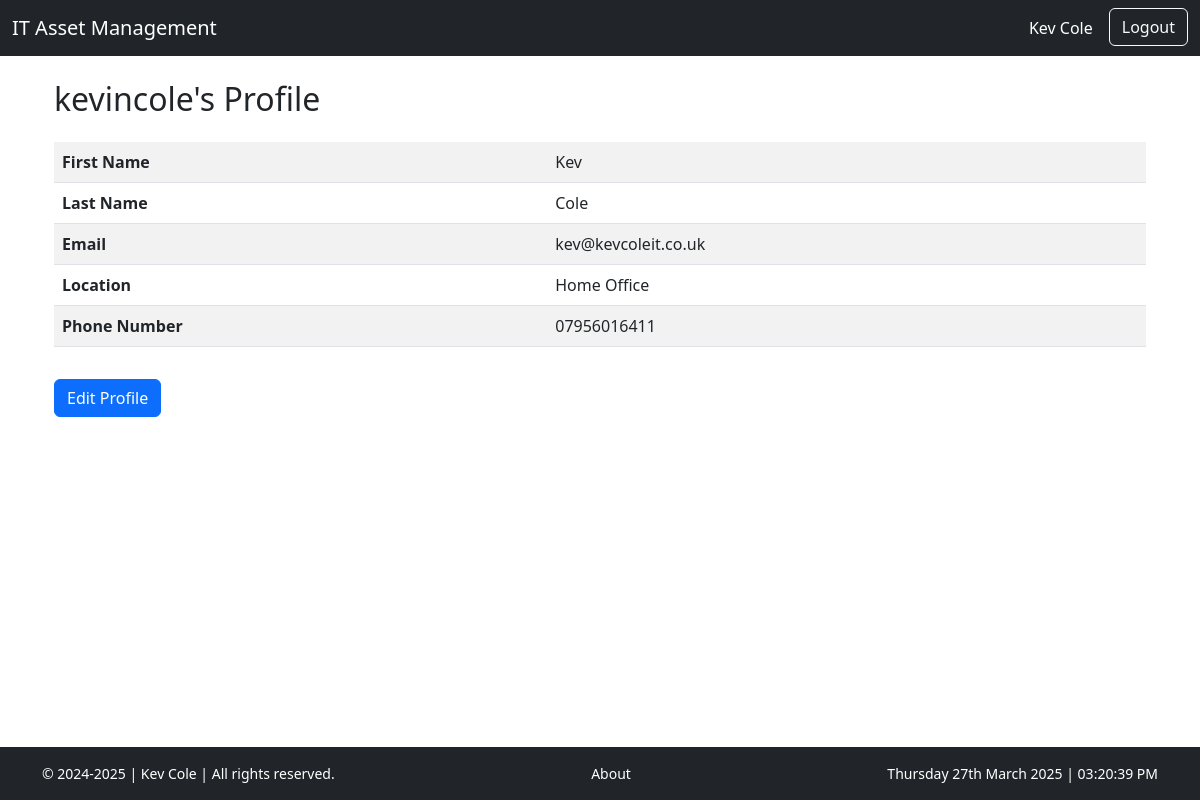
Before: /accounts/profile/ (signed in) with the older database file.
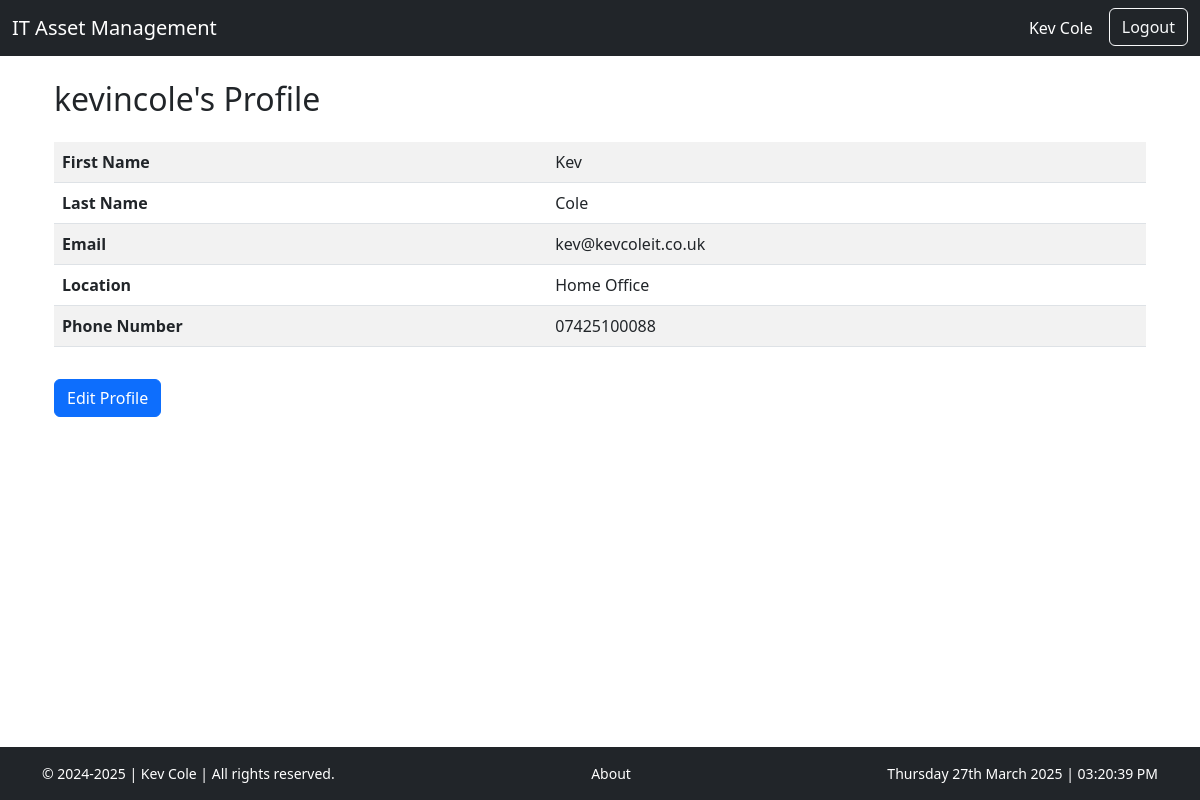
After: the same page with the newer database file.
### it_asset/models.py (models this page shows, shortened)
class Profile(models.Model):
    user = models.OneToOneField(User, on_delete=models.CASCADE)
    first_name = models.CharField(max_length=30, blank=True)
    last_name = models.CharField(max_length=30, blank=True)
    location = models.CharField(max_length=100, blank=True)
    phone_number = models.CharField(max_length=15, blank=True)

### it_asset/views.py (the view)
# urls.py: path('profile/', views.user_profile, name='profile'),
@login_required
def user_profile(request):
    profile = request.user.profile  # Fetch the user's profile
    return render(request, 'profiles/profile.html', {'profile': profile})

### it_asset/templates/profiles/profile.html (shortened to what this page needs)
{% extends "base.html" %}
{% block content %}
<div class="container mt-4">
    <h2 class="mb-4">{{ user.username }}'s Profile</h2>
    <table class="table table-striped table-hover">
        <tr>
            <th>First Name</th>
            <td>{{ profile.first_name }}</td>
        </tr>
        <tr>
            <th>Last Name</th>
            <td>{{ profile.last_name }}</td>
        </tr>
        <tr>
            <th>Email</th>
            <td>{{ user.email }}</td>
        </tr>
        <tr>
            <th>Location</th>
            <td>{{ profile.location }}</td>
        </tr>
        <tr>
            <th>Phone Number</th>
            <td>{{ profile.phone_number }}</td>
        </tr>
    </table>
    <a href="{% url 'profile_edit' %}" class="btn btn-primary mt-3">Edit Profile</a>
</div>
{% endblock %}

Changed rows visible on the page:
changed Profile "Kev": phone_number "07956016411" → "07425100088"
